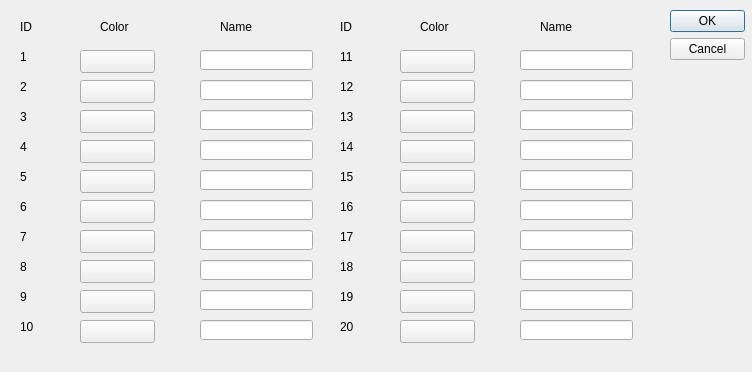
<?xml version="1.0" encoding="UTF-8"?>
<ui version="4.0">
 <class>landcover_dlg</class>
 <widget class="QDialog" name="landcover_dlg">
  <property name="geometry">
   <rect>
    <x>0</x>
    <y>0</y>
    <width>752</width>
    <height>372</height>
   </rect>
  </property>
  <property name="windowTitle">
   <string>Landcover</string>
  </property>
  <widget class="QDialogButtonBox" name="buttonBox">
   <property name="geometry">
    <rect>
     <x>670</x>
     <y>10</y>
     <width>75</width>
     <height>52</height>
    </rect>
   </property>
   <property name="orientation">
    <enum>Qt::Vertical</enum>
   </property>
   <property name="standardButtons">
    <set>QDialogButtonBox::Cancel|QDialogButtonBox::Ok</set>
   </property>
  </widget>
  <widget class="QLineEdit" name="lcName_13">
   <property name="geometry">
    <rect>
     <x>520</x>
     <y>110</y>
     <width>113</width>
     <height>20</height>
    </rect>
   </property>
  </widget>
  <widget class="QLineEdit" name="lcName_7">
   <property name="geometry">
    <rect>
     <x>200</x>
     <y>230</y>
     <width>113</width>
     <height>20</height>
    </rect>
   </property>
  </widget>
  <widget class="QLineEdit" name="lcName_8">
   <property name="geometry">
    <rect>
     <x>200</x>
     <y>260</y>
     <width>113</width>
     <height>20</height>
    </rect>
   </property>
  </widget>
  <widget class="QLineEdit" name="lcName_12">
   <property name="geometry">
    <rect>
     <x>520</x>
     <y>80</y>
     <width>113</width>
     <height>20</height>
    </rect>
   </property>
  </widget>
  <widget class="QPushButton" name="lcColor_9">
   <property name="geometry">
    <rect>
     <x>80</x>
     <y>260</y>
     <width>75</width>
     <height>23</height>
    </rect>
   </property>
   <property name="text">
    <string/>
   </property>
  </widget>
  <widget class="QLineEdit" name="lcName_19">
   <property name="geometry">
    <rect>
     <x>520</x>
     <y>290</y>
     <width>113</width>
     <height>20</height>
    </rect>
   </property>
  </widget>
  <widget class="QPushButton" name="lcColor_16">
   <property name="geometry">
    <rect>
     <x>400</x>
     <y>200</y>
     <width>75</width>
     <height>23</height>
    </rect>
   </property>
   <property name="text">
    <string/>
   </property>
  </widget>
  <widget class="QLabel" name="label_16">
   <property name="geometry">
    <rect>
     <x>340</x>
     <y>320</y>
     <width>46</width>
     <height>13</height>
    </rect>
   </property>
   <property name="text">
    <string>20</string>
   </property>
  </widget>
  <widget class="QLineEdit" name="lcName_16">
   <property name="geometry">
    <rect>
     <x>520</x>
     <y>200</y>
     <width>113</width>
     <height>20</height>
    </rect>
   </property>
  </widget>
  <widget class="QLineEdit" name="lcName_20">
   <property name="geometry">
    <rect>
     <x>520</x>
     <y>320</y>
     <width>113</width>
     <height>20</height>
    </rect>
   </property>
  </widget>
  <widget class="QLabel" name="label_2">
   <property name="geometry">
    <rect>
     <x>100</x>
     <y>20</y>
     <width>46</width>
     <height>13</height>
    </rect>
   </property>
   <property name="text">
    <string>Color</string>
   </property>
  </widget>
  <widget class="QLineEdit" name="lcName_2">
   <property name="geometry">
    <rect>
     <x>200</x>
     <y>80</y>
     <width>113</width>
     <height>20</height>
    </rect>
   </property>
  </widget>
  <widget class="QLabel" name="label_21">
   <property name="geometry">
    <rect>
     <x>340</x>
     <y>170</y>
     <width>46</width>
     <height>13</height>
    </rect>
   </property>
   <property name="text">
    <string>15</string>
   </property>
  </widget>
  <widget class="QPushButton" name="lcColor_10">
   <property name="geometry">
    <rect>
     <x>80</x>
     <y>320</y>
     <width>75</width>
     <height>23</height>
    </rect>
   </property>
   <property name="text">
    <string/>
   </property>
  </widget>
  <widget class="QLineEdit" name="lcName_17">
   <property name="geometry">
    <rect>
     <x>520</x>
     <y>230</y>
     <width>113</width>
     <height>20</height>
    </rect>
   </property>
  </widget>
  <widget class="QPushButton" name="lcColor_6">
   <property name="geometry">
    <rect>
     <x>80</x>
     <y>170</y>
     <width>75</width>
     <height>23</height>
    </rect>
   </property>
   <property name="text">
    <string/>
   </property>
  </widget>
  <widget class="QLineEdit" name="lcName_10">
   <property name="geometry">
    <rect>
     <x>200</x>
     <y>320</y>
     <width>113</width>
     <height>20</height>
    </rect>
   </property>
  </widget>
  <widget class="QLabel" name="label_10">
   <property name="geometry">
    <rect>
     <x>20</x>
     <y>290</y>
     <width>46</width>
     <height>13</height>
    </rect>
   </property>
   <property name="text">
    <string>9</string>
   </property>
  </widget>
  <widget class="QLineEdit" name="lcName_9">
   <property name="geometry">
    <rect>
     <x>200</x>
     <y>290</y>
     <width>113</width>
     <height>20</height>
    </rect>
   </property>
  </widget>
  <widget class="QLineEdit" name="lcName_3">
   <property name="geometry">
    <rect>
     <x>200</x>
     <y>110</y>
     <width>113</width>
     <height>20</height>
    </rect>
   </property>
  </widget>
  <widget class="QLabel" name="label_25">
   <property name="geometry">
    <rect>
     <x>420</x>
     <y>20</y>
     <width>46</width>
     <height>13</height>
    </rect>
   </property>
   <property name="text">
    <string>Color</string>
   </property>
  </widget>
  <widget class="QLabel" name="label_7">
   <property name="geometry">
    <rect>
     <x>20</x>
     <y>200</y>
     <width>46</width>
     <height>13</height>
    </rect>
   </property>
   <property name="text">
    <string>6</string>
   </property>
  </widget>
  <widget class="QLineEdit" name="lcName_1">
   <property name="geometry">
    <rect>
     <x>200</x>
     <y>50</y>
     <width>113</width>
     <height>20</height>
    </rect>
   </property>
  </widget>
  <widget class="QLabel" name="label_24">
   <property name="geometry">
    <rect>
     <x>340</x>
     <y>20</y>
     <width>46</width>
     <height>13</height>
    </rect>
   </property>
   <property name="text">
    <string>ID</string>
   </property>
  </widget>
  <widget class="QPushButton" name="lcColor_14">
   <property name="geometry">
    <rect>
     <x>400</x>
     <y>140</y>
     <width>75</width>
     <height>23</height>
    </rect>
   </property>
   <property name="text">
    <string/>
   </property>
  </widget>
  <widget class="QLabel" name="label_18">
   <property name="geometry">
    <rect>
     <x>340</x>
     <y>290</y>
     <width>46</width>
     <height>13</height>
    </rect>
   </property>
   <property name="text">
    <string>19</string>
   </property>
  </widget>
  <widget class="QLabel" name="label_19">
   <property name="geometry">
    <rect>
     <x>340</x>
     <y>80</y>
     <width>46</width>
     <height>13</height>
    </rect>
   </property>
   <property name="text">
    <string>12</string>
   </property>
  </widget>
  <widget class="QPushButton" name="lcColor_13">
   <property name="geometry">
    <rect>
     <x>400</x>
     <y>110</y>
     <width>75</width>
     <height>23</height>
    </rect>
   </property>
   <property name="text">
    <string/>
   </property>
  </widget>
  <widget class="QLabel" name="label_22">
   <property name="geometry">
    <rect>
     <x>340</x>
     <y>140</y>
     <width>46</width>
     <height>13</height>
    </rect>
   </property>
   <property name="text">
    <string>14</string>
   </property>
  </widget>
  <widget class="QLabel" name="label_14">
   <property name="geometry">
    <rect>
     <x>20</x>
     <y>320</y>
     <width>46</width>
     <height>13</height>
    </rect>
   </property>
   <property name="text">
    <string>10</string>
   </property>
  </widget>
  <widget class="QLabel" name="label_20">
   <property name="geometry">
    <rect>
     <x>340</x>
     <y>110</y>
     <width>46</width>
     <height>13</height>
    </rect>
   </property>
   <property name="text">
    <string>13</string>
   </property>
  </widget>
  <widget class="QPushButton" name="lcColor_12">
   <property name="geometry">
    <rect>
     <x>400</x>
     <y>80</y>
     <width>75</width>
     <height>23</height>
    </rect>
   </property>
   <property name="text">
    <string/>
   </property>
  </widget>
  <widget class="QLineEdit" name="lcName_4">
   <property name="geometry">
    <rect>
     <x>200</x>
     <y>140</y>
     <width>113</width>
     <height>20</height>
    </rect>
   </property>
  </widget>
  <widget class="QLabel" name="label_4">
   <property name="geometry">
    <rect>
     <x>20</x>
     <y>50</y>
     <width>46</width>
     <height>13</height>
    </rect>
   </property>
   <property name="text">
    <string>1</string>
   </property>
  </widget>
  <widget class="QLabel" name="label_5">
   <property name="geometry">
    <rect>
     <x>20</x>
     <y>80</y>
     <width>46</width>
     <height>13</height>
    </rect>
   </property>
   <property name="text">
    <string>2</string>
   </property>
  </widget>
  <widget class="QPushButton" name="lcColor_15">
   <property name="geometry">
    <rect>
     <x>400</x>
     <y>170</y>
     <width>75</width>
     <height>23</height>
    </rect>
   </property>
   <property name="text">
    <string/>
   </property>
  </widget>
  <widget class="QLabel" name="label_26">
   <property name="geometry">
    <rect>
     <x>540</x>
     <y>20</y>
     <width>46</width>
     <height>13</height>
    </rect>
   </property>
   <property name="text">
    <string>Name</string>
   </property>
  </widget>
  <widget class="QLabel" name="label_23">
   <property name="geometry">
    <rect>
     <x>340</x>
     <y>50</y>
     <width>46</width>
     <height>13</height>
    </rect>
   </property>
   <property name="text">
    <string>11</string>
   </property>
  </widget>
  <widget class="QLabel" name="label_3">
   <property name="geometry">
    <rect>
     <x>220</x>
     <y>20</y>
     <width>46</width>
     <height>13</height>
    </rect>
   </property>
   <property name="text">
    <string>Name</string>
   </property>
  </widget>
  <widget class="QLabel" name="label_17">
   <property name="geometry">
    <rect>
     <x>340</x>
     <y>260</y>
     <width>46</width>
     <height>13</height>
    </rect>
   </property>
   <property name="text">
    <string>18</string>
   </property>
  </widget>
  <widget class="QPushButton" name="lcColor_20">
   <property name="geometry">
    <rect>
     <x>400</x>
     <y>320</y>
     <width>75</width>
     <height>23</height>
    </rect>
   </property>
   <property name="text">
    <string/>
   </property>
  </widget>
  <widget class="QLineEdit" name="lcName_11">
   <property name="geometry">
    <rect>
     <x>520</x>
     <y>50</y>
     <width>113</width>
     <height>20</height>
    </rect>
   </property>
  </widget>
  <widget class="QLineEdit" name="lcName_15">
   <property name="geometry">
    <rect>
     <x>520</x>
     <y>170</y>
     <width>113</width>
     <height>20</height>
    </rect>
   </property>
  </widget>
  <widget class="QLineEdit" name="lcName_5">
   <property name="geometry">
    <rect>
     <x>200</x>
     <y>170</y>
     <width>113</width>
     <height>20</height>
    </rect>
   </property>
  </widget>
  <widget class="QPushButton" name="lcColor_8">
   <property name="geometry">
    <rect>
     <x>80</x>
     <y>290</y>
     <width>75</width>
     <height>23</height>
    </rect>
   </property>
   <property name="text">
    <string/>
   </property>
  </widget>
  <widget class="QLabel" name="label_12">
   <property name="geometry">
    <rect>
     <x>20</x>
     <y>260</y>
     <width>46</width>
     <height>13</height>
    </rect>
   </property>
   <property name="text">
    <string>8</string>
   </property>
  </widget>
  <widget class="QLabel" name="label_11">
   <property name="geometry">
    <rect>
     <x>20</x>
     <y>230</y>
     <width>46</width>
     <height>13</height>
    </rect>
   </property>
   <property name="text">
    <string>7</string>
   </property>
  </widget>
  <widget class="QPushButton" name="lcColor_18">
   <property name="geometry">
    <rect>
     <x>400</x>
     <y>260</y>
     <width>75</width>
     <height>23</height>
    </rect>
   </property>
   <property name="text">
    <string/>
   </property>
  </widget>
  <widget class="QPushButton" name="lcColor_11">
   <property name="geometry">
    <rect>
     <x>400</x>
     <y>50</y>
     <width>75</width>
     <height>23</height>
    </rect>
   </property>
   <property name="text">
    <string/>
   </property>
  </widget>
  <widget class="QLabel" name="label_8">
   <property name="geometry">
    <rect>
     <x>20</x>
     <y>140</y>
     <width>46</width>
     <height>13</height>
    </rect>
   </property>
   <property name="text">
    <string>4</string>
   </property>
  </widget>
  <widget class="QPushButton" name="lcColor_3">
   <property name="geometry">
    <rect>
     <x>80</x>
     <y>110</y>
     <width>75</width>
     <height>23</height>
    </rect>
   </property>
   <property name="text">
    <string/>
   </property>
  </widget>
  <widget class="QLabel" name="label_9">
   <property name="geometry">
    <rect>
     <x>20</x>
     <y>170</y>
     <width>46</width>
     <height>13</height>
    </rect>
   </property>
   <property name="text">
    <string>5</string>
   </property>
  </widget>
  <widget class="QLabel" name="label_13">
   <property name="geometry">
    <rect>
     <x>340</x>
     <y>230</y>
     <width>46</width>
     <height>13</height>
    </rect>
   </property>
   <property name="text">
    <string>17</string>
   </property>
  </widget>
  <widget class="QPushButton" name="lcColor_1">
   <property name="geometry">
    <rect>
     <x>80</x>
     <y>50</y>
     <width>75</width>
     <height>23</height>
    </rect>
   </property>
   <property name="text">
    <string/>
   </property>
  </widget>
  <widget class="QLineEdit" name="lcName_14">
   <property name="geometry">
    <rect>
     <x>520</x>
     <y>140</y>
     <width>113</width>
     <height>20</height>
    </rect>
   </property>
  </widget>
  <widget class="QPushButton" name="lcColor_2">
   <property name="geometry">
    <rect>
     <x>80</x>
     <y>80</y>
     <width>75</width>
     <height>23</height>
    </rect>
   </property>
   <property name="text">
    <string/>
   </property>
  </widget>
  <widget class="QPushButton" name="lcColor_7">
   <property name="geometry">
    <rect>
     <x>80</x>
     <y>230</y>
     <width>75</width>
     <height>23</height>
    </rect>
   </property>
   <property name="text">
    <string/>
   </property>
  </widget>
  <widget class="QPushButton" name="lcColor_4">
   <property name="geometry">
    <rect>
     <x>80</x>
     <y>140</y>
     <width>75</width>
     <height>23</height>
    </rect>
   </property>
   <property name="text">
    <string/>
   </property>
  </widget>
  <widget class="QLabel" name="label_15">
   <property name="geometry">
    <rect>
     <x>340</x>
     <y>200</y>
     <width>46</width>
     <height>13</height>
    </rect>
   </property>
   <property name="text">
    <string>16</string>
   </property>
  </widget>
  <widget class="QLabel" name="label">
   <property name="geometry">
    <rect>
     <x>20</x>
     <y>20</y>
     <width>46</width>
     <height>13</height>
    </rect>
   </property>
   <property name="text">
    <string>ID</string>
   </property>
  </widget>
  <widget class="QLabel" name="label_6">
   <property name="geometry">
    <rect>
     <x>20</x>
     <y>110</y>
     <width>46</width>
     <height>13</height>
    </rect>
   </property>
   <property name="text">
    <string>3</string>
   </property>
  </widget>
  <widget class="QPushButton" name="lcColor_17">
   <property name="geometry">
    <rect>
     <x>400</x>
     <y>230</y>
     <width>75</width>
     <height>23</height>
    </rect>
   </property>
   <property name="text">
    <string/>
   </property>
  </widget>
  <widget class="QLineEdit" name="lcName_6">
   <property name="geometry">
    <rect>
     <x>200</x>
     <y>200</y>
     <width>113</width>
     <height>20</height>
    </rect>
   </property>
  </widget>
  <widget class="QLineEdit" name="lcName_18">
   <property name="geometry">
    <rect>
     <x>520</x>
     <y>260</y>
     <width>113</width>
     <height>20</height>
    </rect>
   </property>
  </widget>
  <widget class="QPushButton" name="lcColor_5">
   <property name="geometry">
    <rect>
     <x>80</x>
     <y>200</y>
     <width>75</width>
     <height>23</height>
    </rect>
   </property>
   <property name="text">
    <string/>
   </property>
  </widget>
  <widget class="QPushButton" name="lcColor_19">
   <property name="geometry">
    <rect>
     <x>400</x>
     <y>290</y>
     <width>75</width>
     <height>23</height>
    </rect>
   </property>
   <property name="text">
    <string/>
   </property>
  </widget>
 </widget>
 <resources/>
 <connections>
  <connection>
   <sender>buttonBox</sender>
   <signal>accepted()</signal>
   <receiver>landcover_dlg</receiver>
   <slot>accept()</slot>
   <hints>
    <hint type="sourcelabel">
     <x>248</x>
     <y>254</y>
    </hint>
    <hint type="destinationlabel">
     <x>157</x>
     <y>274</y>
    </hint>
   </hints>
  </connection>
  <connection>
   <sender>buttonBox</sender>
   <signal>rejected()</signal>
   <receiver>landcover_dlg</receiver>
   <slot>reject()</slot>
   <hints>
    <hint type="sourcelabel">
     <x>316</x>
     <y>260</y>
    </hint>
    <hint type="destinationlabel">
     <x>286</x>
     <y>274</y>
    </hint>
   </hints>
  </connection>
 </connections>
</ui>
